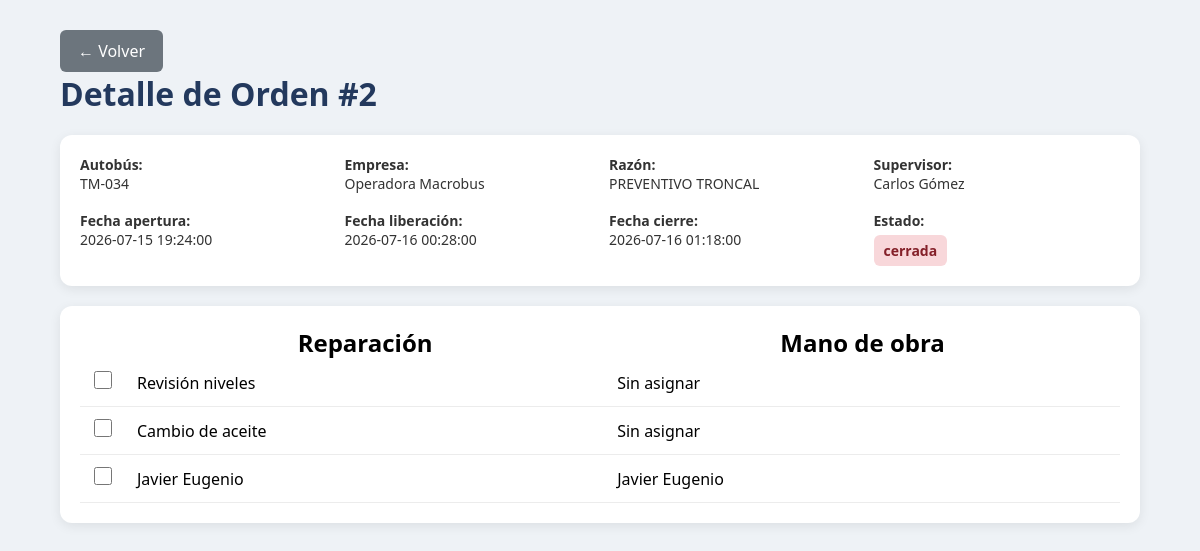
The app's page /sistema/orden_detalle.php?id=2 with its own data.
### tables this page shows
CREATE TABLE `orden` (
  `id` int(11) NOT NULL,
  `id_autobus` int(11) NOT NULL,
  `id_razon` int(11) NOT NULL,
  `id_supervisor` int(11) NOT NULL,
  `fecha_apertura` datetime NOT NULL,
  `fecha_liberacion` datetime DEFAULT NULL,
  `fecha_cierre` datetime DEFAULT NULL,
  `estado` int(11) NOT NULL DEFAULT 1
);

CREATE TABLE `autobus` (
  `id` int(11) NOT NULL,
  `unidad` varchar(500) NOT NULL,
  `id_empresa` int(11) NOT NULL,
  `eliminado` int(11) NOT NULL DEFAULT 0
);

CREATE TABLE `empresa` (
  `id` int(11) NOT NULL,
  `nombre` varchar(255) NOT NULL,
  `eliminado` int(11) NOT NULL DEFAULT 0
);

CREATE TABLE `catalogo_razones` (
  `id` int(11) NOT NULL,
  `descripcion` varchar(100) NOT NULL
);

CREATE TABLE `supervisor` (
  `id` int(11) NOT NULL,
  `id_supervisor` int(11) NOT NULL,
  `supervisor` varchar(255) NOT NULL,
  `chat_id` varchar(20) NOT NULL,
  `eliminado` int(11) NOT NULL DEFAULT 0
);

CREATE TABLE `reparacion` (
  `id` int(11) NOT NULL,
  `id_orden` int(11) NOT NULL,
  `id_mecanico` int(11) DEFAULT NULL,
  `descripcion` varchar(255) NOT NULL,
  `fecha_inicio` datetime DEFAULT NULL,
  `fecha_fin` datetime DEFAULT NULL,
  `estado` int(1) NOT NULL DEFAULT 0
);

CREATE TABLE `mecanicos` (
  `id` int(11) NOT NULL,
  `id_mecanico` int(11) NOT NULL,
  `nombre` varchar(255) NOT NULL,
  `eliminado` int(11) NOT NULL DEFAULT 0
);

### sistema/orden_detalle.php (the view, shortened to what this page needs)
<?php
$conexion = conectar();
$id = $_GET['id'] ?? null;
$sql = "
SELECT
    o.id,
    o.fecha_apertura,
    o.fecha_liberacion,
    o.fecha_cierre,
    o.estado,
    a.unidad AS autobus,
    e.nombre AS empresa,
    r.descripcion AS razon,
    s.supervisor
FROM orden o
LEFT JOIN autobus a ON o.id_autobus = a.id
LEFT JOIN empresa e ON a.id_empresa = e.id
LEFT JOIN catalogo_razones r ON o.id_razon = r.id
LEFT JOIN supervisor s ON o.id_supervisor = s.id
WHERE o.id = $id
";
$res = $conexion->query($sql);
$sqlReparaciones = "
SELECT
    r.id,
    r.descripcion,
    m.nombre AS mecanico
FROM reparacion r
LEFT JOIN mecanicos m ON r.id_mecanico = m.id
WHERE r.id_orden = $id
ORDER BY r.id
";
$reparaciones = $conexion->query($sqlReparaciones);
$orden = $res->fetch_assoc();
function estadoTexto($estado){
    return match((int)$estado){
        1 => "abierta",
        2 => "liberada",
        3 => "cerrada",
        4 => "cancelada",
        default => "desconocido"
    };
}
?>
<!DOCTYPE html>
<html lang="es">
<head>
    <link rel="stylesheet" href="css/orden_detalle.css">
</head>
<body>
<div class="contenedor">
    <a href="index.php" class="btn regresar">← Volver</a>
    <h1>Detalle de Orden #<?= $orden['id'] ?></h1>
    <div class="card grid">
        <div><b>Autobús:</b><br><?= $orden['autobus'] ?></div>
        <div><b>Empresa:</b><br><?= $orden['empresa'] ?></div>
        <div><b>Razón:</b><br><?= $orden['razon'] ?></div>
        <div><b>Supervisor:</b><br><?= $orden['supervisor'] ?></div>
        <div><b>Fecha apertura:</b><br><?= $orden['fecha_apertura'] ?></div>
        <div><b>Fecha liberación:</b><br><?= $orden['fecha_liberacion'] ?? '-' ?></div>
        <div><b>Fecha cierre:</b><br><?= $orden['fecha_cierre'] ?? '-' ?></div>
        <div>
            <b>Estado:</b><br>
            <span class="estado estado-<?= estadoTexto($orden['estado']) ?>">
                <?= estadoTexto($orden['estado']) ?>
            </span>
        </div>
    </div>
    <div class="card">
        <?php if($reparaciones->num_rows > 0): ?>
            <table class="tabla-reparaciones">
                <thead>
                    <tr>
                        <th></th>
                        <th><h2>Reparación</h2></th>
                        <th><h2>Mano de obra</h2></th>
                    </tr>
                </thead>
                <tbody>
                <?php while($rep = $reparaciones->fetch_assoc()): ?>
                    <tr>
                        <td class="col-check">
                            <input
                                type="checkbox"
                                class="chk-reparacion"
                                value="<?= $rep['id'] ?>"
                            >
                        </td>
                        <td>
                            <?= htmlspecialchars($rep['descripcion']) ?>
                        </td>
                        <td>
                            <?= $rep['mecanico'] ? htmlspecialchars($rep['mecanico']) : 'Sin asignar' ?>
                        </td>
                    </tr>
                <?php endwhile; ?>
                </tbody>
            </table>
        <?php else: ?>
            <p class="vacio">
                No existen reparaciones registradas.
            </p>
        <?php endif; ?>
    </div>
</div>
</body>
</html>

### sistema/css/orden_detalle.css (style rules this page uses)
* { margin:0; padding:0; box-sizing:border-box; font-family:'Segoe UI',Tahoma,Geneva,Verdana,sans-serif; }
body { background:#eef2f6; }
.contenedor { width:90%; margin:30px auto; }
h1 { margin-bottom:20px; color:#23395d; }
.card { background:#fff; padding:20px; border-radius:12px; box-shadow:0 3px 12px rgba(0,0,0,.08); margin-bottom:20px; }
.grid { display:grid; grid-template-columns:repeat(4,1fr); gap:18px; font-size:14px; color:#333; }
.estado { padding:6px 10px; border-radius:6px; font-weight:600; display:inline-block; margin-top:5px; }
.estado-cerrada { background:#f8d7da; color:#842029; }
.btn { display:inline-block; padding:10px 18px; background:#23395d; color:#fff; text-decoration:none; border-radius:6px; transition:.2s; }
.regresar { background:#6c757d; }
.tabla-reparaciones { width:100%; border-collapse:collapse; }
.tabla-reparaciones td { padding:12px; border-bottom:1px solid #ececec; }
.col-check { width:45px; text-align:center; }
.chk-reparacion { width:18px; height:18px; cursor:pointer; }

### records on screen
orden: id "2", id_autobus.unidad "TM-034", empresa.nombre "Operadora Macrobus", id_razon.descripcion "PREVENTIVO TRONCAL", id_supervisor.supervisor "Carlos Gómez", fecha_apertura "2026-07-15 19:24:00", fecha_liberacion "2026-07-16 00:28:00", fecha_cierre "2026-07-16 01:18:00", estado "cerrada"
reparacion: descripcion "Revisión niveles", shows "Sin asignar"
reparacion: descripcion "Cambio de aceite", shows "Sin asignar"
reparacion: descripcion "Javier Eugenio", id_mecanico.nombre "Javier Eugenio"
